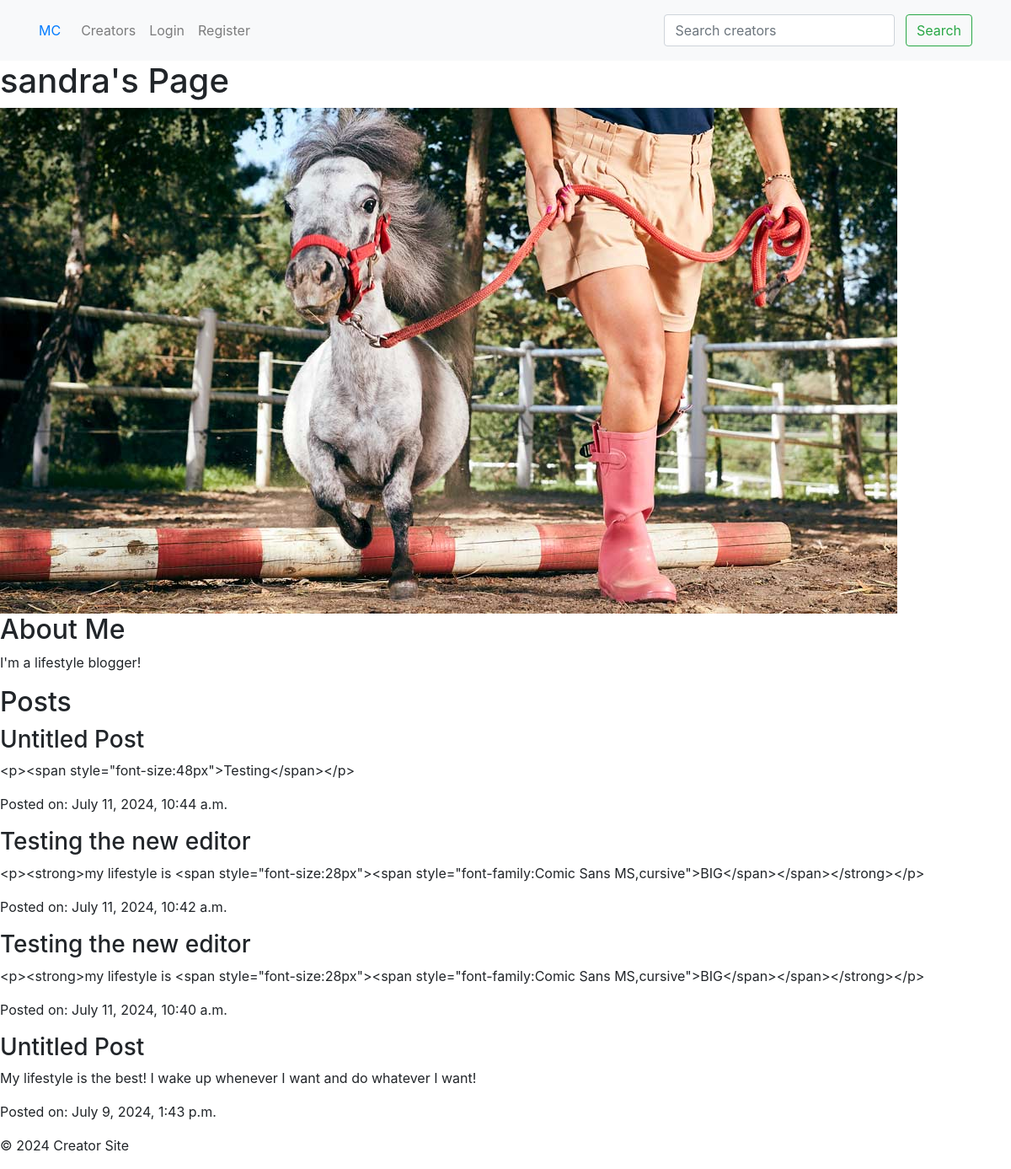
Page /creator/sandra/ on the earlier database version.
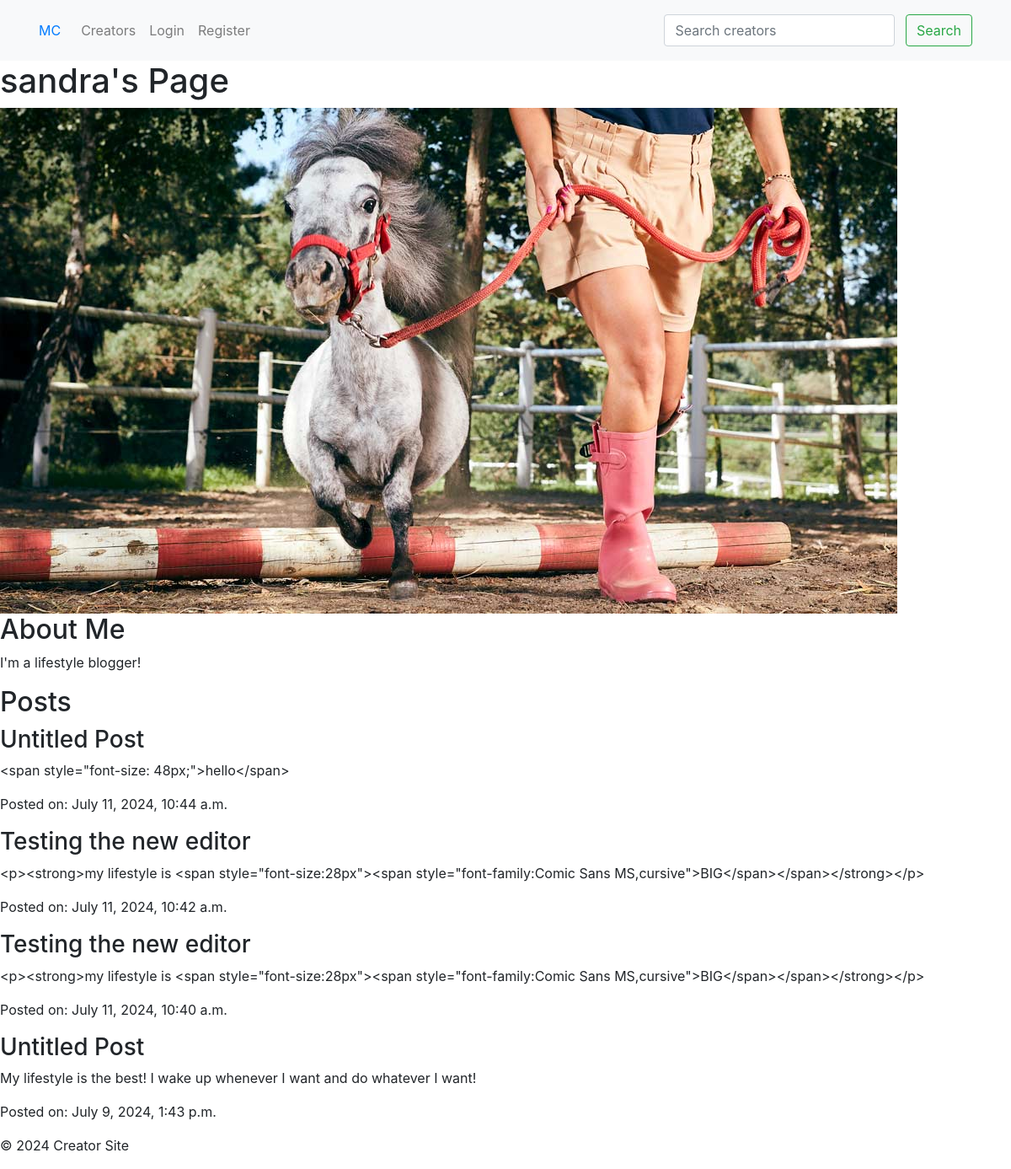
Same page on the later database version.
### creators/models.py (models this page shows, shortened)
class Post(models.Model):
    creator = models.ForeignKey('Creator', on_delete=models.CASCADE, related_name='posts')
    title = models.CharField(max_length=200, default="Untitled Post")
    content = models.TextField()
    created_at = models.DateTimeField(auto_now_add=True)
    updated_at = models.DateTimeField(auto_now=True)
    comments = models.JSONField(default=list)

### creators/views.py (the view)
# urls.py: path('creator/<str:username>/', views.CreatorAboutMeView.as_view(), name='creator_aboutme'),
class CreatorAboutMeView(DetailView):
    model = Creator
    template_name = 'creators/creator_aboutme.html'
    context_object_name = 'creator'
    def get_object(self):
        return get_object_or_404(Creator, user__username=self.kwargs['username'])
    def get_context_data(self, **kwargs):
        context = super().get_context_data(**kwargs)
        context['posts'] = self.object.posts.all().order_by('-created_at')
        if self.request.user.is_authenticated:
            context['is_following'] = self.object.followers.filter(id=self.request.user.id).exists()
        return context

### creators/templates/creators/creator_aboutme.html (shortened to what this page needs)
{% extends 'base.html' %}
{% block content %}
    <h1>{{ creator.user.username }}'s Page</h1>
    {% if creator.avatar %}
    <img
      src="{{ creator.avatar.url }}"
      alt="{{ creator.user.username }}'s avatar"
    />
    {% endif %}
    <h2>About Me</h2>
    <p>{{ creator.about_me }}</p>
    <h2>Posts</h2>
    {% for post in posts %}
        <div>
            <h3>{{ post.title }}</h3>
            <p>{{ post.content }}</p>
            <p>Posted on: {{ post.created_at }}</p>
        </div>
    {% empty %}
        <p>No posts yet.</p>
    {% endfor %}
{% endblock %}

Differences in the rows shown:
changed Post: content "<p><span style=\"font-size:48px\">Testing</span></p>" → "<span style=\"font-size: 48px;\">hello</span>"
